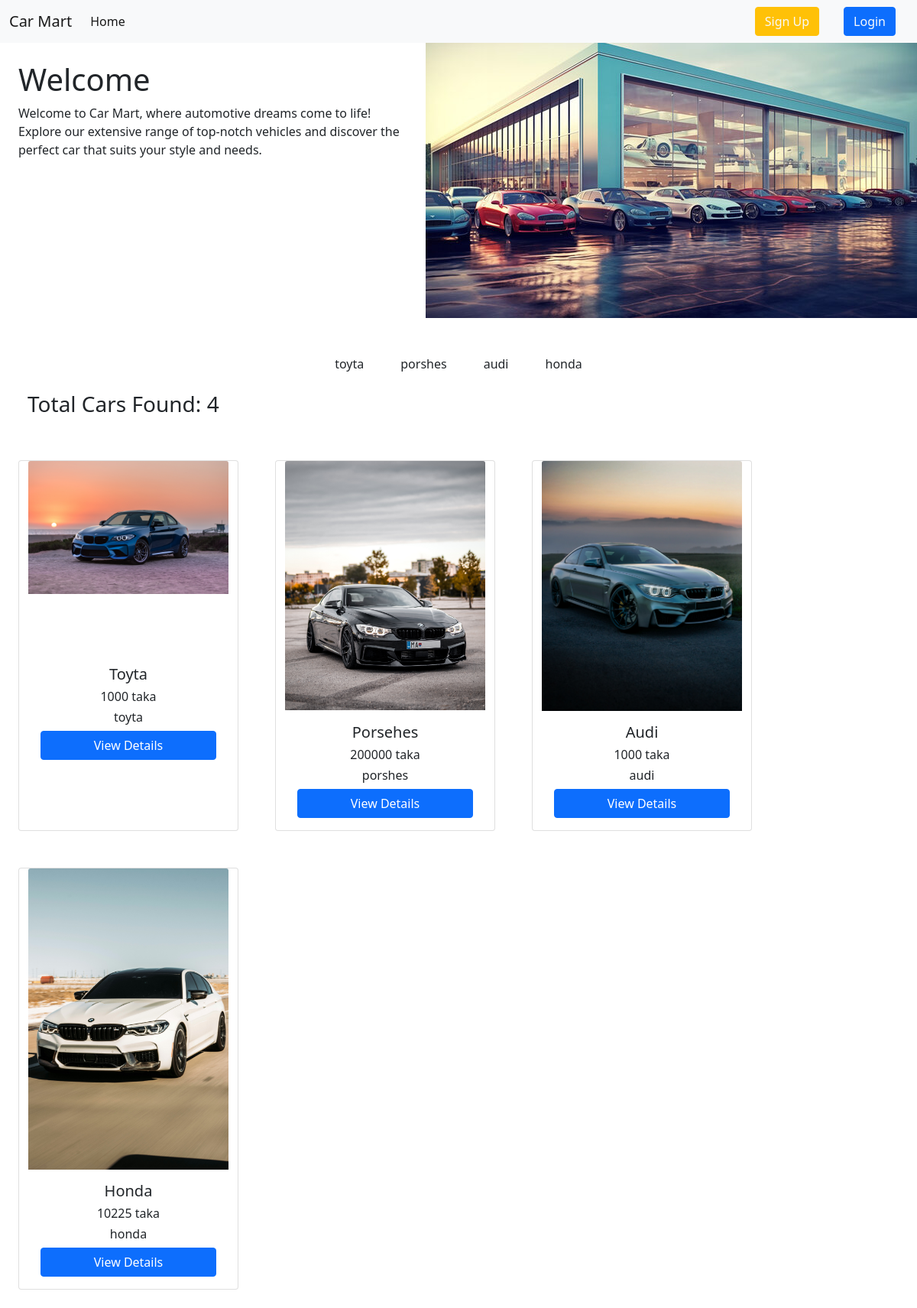
The page / on the database its author committed.
### carBrand/models.py (models this page shows, shortened)
class CarBrand(models.Model):
    name = models.CharField(max_length=50)
    slug = models.SlugField(max_length = 100, unique = True, null = True, blank = True)

### carModel/models.py (models this page shows, shortened)
class CarModel(models.Model):
    name = models.CharField(max_length=50)
    price = models.DecimalField(max_digits=10, decimal_places=0)
    quntity = models.IntegerField()
    description = models.TextField()
    barnd_name = models.ForeignKey(CarBrand,on_delete=models.CASCADE)
    image = models.ImageField(upload_to='carModel/media/uploads', height_field=None, width_field=None, max_length=None,default='')

### carsalesproject/views.py (the view)
# urls.py: path('',views.home, name='homepage'),
def home(request, brand_slug = None):
    data = CarModel.objects.all()
    if brand_slug is not None:
        brand_name = CarBrand.objects.get(slug = brand_slug)
        data = CarModel.objects.filter(barnd_name = brand_name)
        print(data)
    brands = CarBrand.objects.all()
    return render(request, 'home.html',{'data': data , 'brands': brands})

### templates/home.html
{% extends 'base.html' %}
{% load static %}
{% block content %}
<div class="d-flex">
    <div class = "home_text p-4">
        <h1>Welcome</h1>
        <p>Welcome to Car Mart, where automotive dreams come to life! Explore our extensive range of top-notch vehicles and discover the perfect car that suits your style and needs.</p>
    </div>
    <div class = "">
      <img src="{% static 'image.jpg' %}" class=" " alt="..">
    </div>
</div>
<div class="d-flex justify-content-center gap-5 flex-wrap mt-5">
    {% for brand in brands %}
        <li class="list-unstyled">
            <a href="{% url 'brand_wise' brand.slug %}" class ="text-decoration-none text-dark barnd_name_a">{{brand.name}}</a>
        </li>
    {% endfor %}
</div>
<div class="row gap-5 m-4">
    <h3 class="text-dark">Total Cars Found: {{data | length }}</h3>
    {% for singledata in data %}
    <div class="card col-3" style="width: 18rem;">
        <img src="{{singledata.image.url}}" class="card-img-top" alt="image of the Car">
        <div class="card-body text-center d-flex flex-column justify-content-center">
          <h5 class="card-title">{{singledata.name}}</h5>
          <h6 class="card-title">{{singledata.price}} taka</h6>
          <h6 class="card-title">{{singledata.barnd_name.name}}</h6>
          <a href="{% url 'Views_Details' singledata.id%}" class="btn btn-primary">View Details</a>
        </div>
      </div>
    {% endfor %}
</div>
{% endblock content %}

### templates/base.html (shortened to what this page needs)
<!doctype html>
<html lang="en">
  <head>
    <link href="https://cdn.jsdelivr.net/npm/bootstrap@5.0.2/dist/css/bootstrap.min.css" rel="stylesheet">
  </head>
  <body>
    <nav class="navbar navbar-expand-lg navbar-light bg-light">
        <div class="container-fluid">
          <a class="navbar-brand" href="{% url 'homepage' %}">Car Mart</a>
          <div class="collapse navbar-collapse" id="navbarSupportedContent">
            <ul class="navbar-nav me-auto mb-2 mb-lg-0">
              <li class="nav-item">
                <a class="nav-link active" aria-current="page" href="{% url 'homepage' %}">Home</a>
              </li>
            </ul>
            {% if request.user.is_authenticated %}
              <form class="d-flex">
                <a class ="btn btn-primary text-light mx-3" href="{% url 'profile' %}">Profile</a>
                <a class ="btn btn-danger text-light mx-3" href="{% url 'logout' %}">Logout</a>
              </form>
            {%else%}
              <form class="d-flex">
                <a class ="btn btn-warning text-light mx-3" href="{% url 'register' %}">Sign Up</a>
                <a class ="btn btn-primary text-light mx-3" href="{% url 'login' %}">Login</a>
              </form>
            {% endif %}
          </div>
        </div>
      </nav>
      {% block content %}{% endblock content %}
  </body>
</html>

### rows shown on the page
CarBrand: name "toyta"
CarBrand: name "porshes"
CarBrand: name "audi"
CarBrand: name "honda"
CarModel: image (picture), name "Toyta", price "1000", barnd_name.name "toyta"
CarModel: image (picture), name "Porsehes", price "200000", barnd_name.name "porshes"
CarModel: image (picture), name "Audi", price "1000", barnd_name.name "audi"
CarModel: image (picture), name "Honda", price "10225", barnd_name.name "honda"

### other values the page prints
{{ data | length }} "4"
